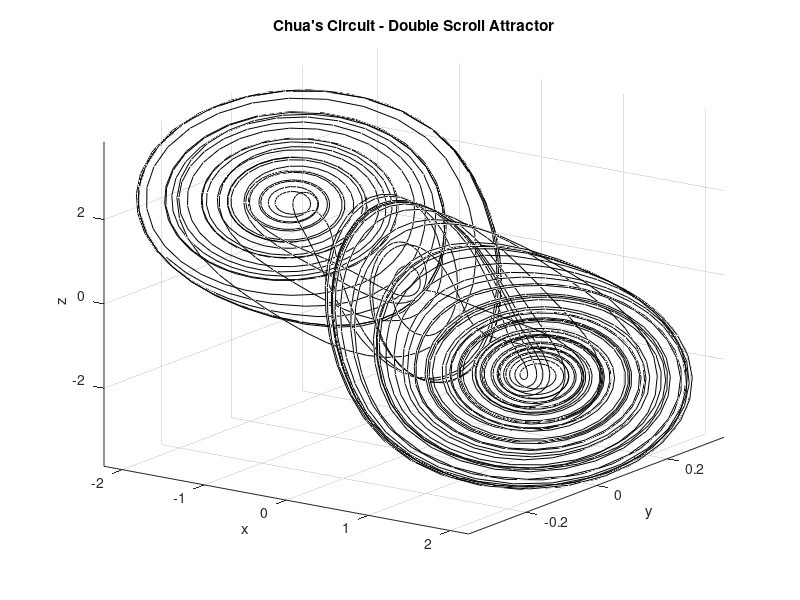

The MATLAB source for this figure:

clc; clear; close all;

alpha = 18.39; %%classico 16.6, a 18.4 diventa uno spirale
beta = 39; %% classico è 28, un'altro critico 39.4 (try 39.39 etc)
m0 = -1.143;
m1 = -0.714;


chua_diode = @(x) m1*x + 0.5*(m0 - m1)*(abs(x + 1) - abs(x - 1));

chua_ode = @(t, X) [
    alpha * (X(2) - X(1) - chua_diode(X(1)));
    X(1) - X(2) + X(3);
    -beta * X(2)
];

X0 = [0.1; 0; 0];

tspan = [0 100];

[t, X] = ode45(chua_ode, tspan, X0);

figure;
plot3(X(:,1), X(:,2), X(:,3), 'k');
xlabel('x'); ylabel('y'); zlabel('z');
title('Chua''s Circuit - Double Scroll Attractor');
grid on; axis tight; view(35, 20);
